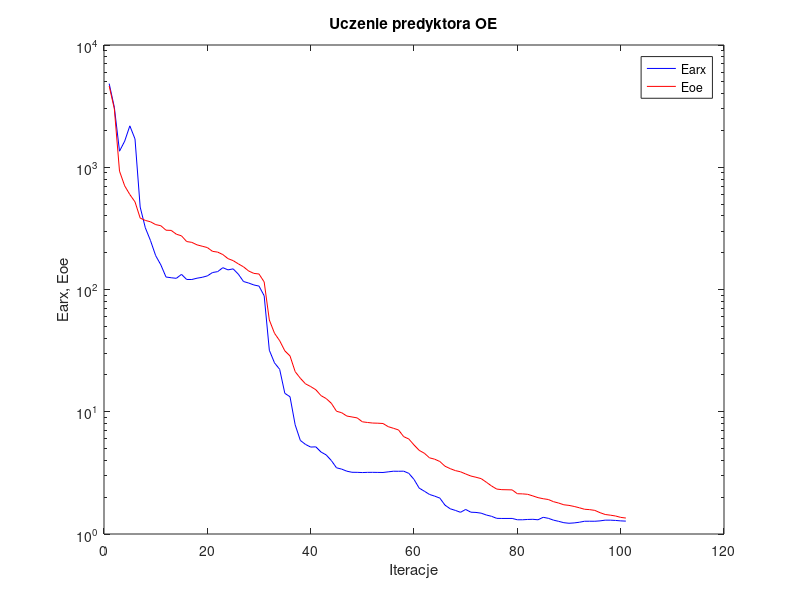
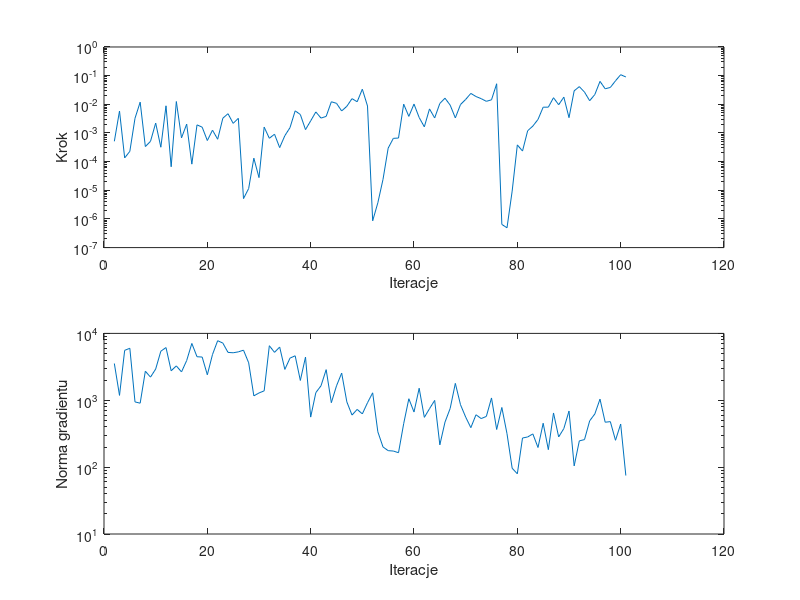

The MATLAB source for these figures, in order:
%uczenie predyktora oe
clear all;
n=0; farx(n+1)=4.832581e+003; foe(n+1)=4.628626e+003; wspucz(n+1)=0.000000e+000; ng(n+1)=0.000000e+000;
%odnowa zmiennej metryki
n=1; farx(n+1)=3.096716e+003; foe(n+1)=3.005791e+003; krok(n+1)=5.113081e-004; ng(n+1)=3.545477e+003;
n=2; farx(n+1)=1.352737e+003; foe(n+1)=9.297171e+002; krok(n+1)=5.829556e-003; ng(n+1)=1.182554e+003;
n=3; farx(n+1)=1.633982e+003; foe(n+1)=7.047689e+002; krok(n+1)=1.347782e-004; ng(n+1)=5.581636e+003;
n=4; farx(n+1)=2.181082e+003; foe(n+1)=5.980750e+002; krok(n+1)=2.285820e-004; ng(n+1)=5.988922e+003;
n=5; farx(n+1)=1.704391e+003; foe(n+1)=5.211384e+002; krok(n+1)=3.254371e-003; ng(n+1)=9.448089e+002;
n=6; farx(n+1)=4.725259e+002; foe(n+1)=3.840377e+002; krok(n+1)=1.189189e-002; ng(n+1)=9.044452e+002;
n=7; farx(n+1)=3.195492e+002; foe(n+1)=3.673491e+002; krok(n+1)=3.355212e-004; ng(n+1)=2.717753e+003;
n=8; farx(n+1)=2.511883e+002; foe(n+1)=3.579714e+002; krok(n+1)=5.104038e-004; ng(n+1)=2.218881e+003;
n=9; farx(n+1)=1.892059e+002; foe(n+1)=3.395239e+002; krok(n+1)=2.213894e-003; ng(n+1)=2.930456e+003;
n=10; farx(n+1)=1.590122e+002; foe(n+1)=3.324352e+002; krok(n+1)=3.179535e-004; ng(n+1)=5.418608e+003;
n=11; farx(n+1)=1.265091e+002; foe(n+1)=3.055642e+002; krok(n+1)=8.855578e-003; ng(n+1)=6.139495e+003;
n=12; farx(n+1)=1.248062e+002; foe(n+1)=3.044412e+002; krok(n+1)=6.619770e-005; ng(n+1)=2.761583e+003;
n=13; farx(n+1)=1.234307e+002; foe(n+1)=2.834439e+002; krok(n+1)=1.251384e-002; ng(n+1)=3.264423e+003;
n=14; farx(n+1)=1.330121e+002; foe(n+1)=2.747401e+002; krok(n+1)=6.727176e-004; ng(n+1)=2.654761e+003;
n=15; farx(n+1)=1.207918e+002; foe(n+1)=2.467650e+002; krok(n+1)=2.031930e-003; ng(n+1)=3.925756e+003;
n=16; farx(n+1)=1.207310e+002; foe(n+1)=2.429659e+002; krok(n+1)=8.170121e-005; ng(n+1)=7.077025e+003;
n=17; farx(n+1)=1.237228e+002; foe(n+1)=2.319061e+002; krok(n+1)=1.915637e-003; ng(n+1)=4.477280e+003;
n=18; farx(n+1)=1.258253e+002; foe(n+1)=2.259752e+002; krok(n+1)=1.593673e-003; ng(n+1)=4.428400e+003;
n=19; farx(n+1)=1.291942e+002; foe(n+1)=2.203533e+002; krok(n+1)=5.440190e-004; ng(n+1)=2.404838e+003;
n=20; farx(n+1)=1.376536e+002; foe(n+1)=2.051545e+002; krok(n+1)=1.250908e-003; ng(n+1)=4.833901e+003;
n=21; farx(n+1)=1.400399e+002; foe(n+1)=2.022633e+002; krok(n+1)=6.037139e-004; ng(n+1)=7.775248e+003;
n=22; farx(n+1)=1.508274e+002; foe(n+1)=1.930886e+002; krok(n+1)=3.271540e-003; ng(n+1)=7.162908e+003;
n=23; farx(n+1)=1.447467e+002; foe(n+1)=1.788600e+002; krok(n+1)=4.702595e-003; ng(n+1)=5.195420e+003;
n=24; farx(n+1)=1.474787e+002; foe(n+1)=1.722267e+002; krok(n+1)=2.162140e-003; ng(n+1)=5.131611e+003;
n=25; farx(n+1)=1.335036e+002; foe(n+1)=1.620988e+002; krok(n+1)=3.237896e-003; ng(n+1)=5.293846e+003;
%odnowa zmiennej metryki
n=26; farx(n+1)=1.162318e+002; foe(n+1)=1.532641e+002; krok(n+1)=5.126555e-006; ng(n+1)=5.610880e+003;
n=27; farx(n+1)=1.129579e+002; foe(n+1)=1.416719e+002; krok(n+1)=1.153689e-005; ng(n+1)=3.634235e+003;
n=28; farx(n+1)=1.089415e+002; foe(n+1)=1.354966e+002; krok(n+1)=1.319295e-004; ng(n+1)=1.163929e+003;
n=29; farx(n+1)=1.066473e+002; foe(n+1)=1.339095e+002; krok(n+1)=2.769106e-005; ng(n+1)=1.285408e+003;
n=30; farx(n+1)=8.890828e+001; foe(n+1)=1.153620e+002; krok(n+1)=1.600738e-003; ng(n+1)=1.382876e+003;
n=31; farx(n+1)=3.184728e+001; foe(n+1)=5.630647e+001; krok(n+1)=6.518159e-004; ng(n+1)=6.542964e+003;
n=32; farx(n+1)=2.512402e+001; foe(n+1)=4.386582e+001; krok(n+1)=9.053002e-004; ng(n+1)=5.207818e+003;
n=33; farx(n+1)=2.223618e+001; foe(n+1)=3.812822e+001; krok(n+1)=3.081204e-004; ng(n+1)=6.247069e+003;
n=34; farx(n+1)=1.414840e+001; foe(n+1)=3.148611e+001; krok(n+1)=8.031637e-004; ng(n+1)=2.893545e+003;
n=35; farx(n+1)=1.327005e+001; foe(n+1)=2.862517e+001; krok(n+1)=1.532691e-003; ng(n+1)=4.268420e+003;
n=36; farx(n+1)=7.815796e+000; foe(n+1)=2.128652e+001; krok(n+1)=5.915258e-003; ng(n+1)=4.624013e+003;
n=37; farx(n+1)=5.827745e+000; foe(n+1)=1.878972e+001; krok(n+1)=4.403244e-003; ng(n+1)=1.977683e+003;
n=38; farx(n+1)=5.403850e+000; foe(n+1)=1.691393e+001; krok(n+1)=1.308315e-003; ng(n+1)=4.425313e+003;
n=39; farx(n+1)=5.142260e+000; foe(n+1)=1.607472e+001; krok(n+1)=2.641497e-003; ng(n+1)=5.601053e+002;
n=40; farx(n+1)=5.164612e+000; foe(n+1)=1.513571e+001; krok(n+1)=5.414124e-003; ng(n+1)=1.301702e+003;
n=41; farx(n+1)=4.684205e+000; foe(n+1)=1.355179e+001; krok(n+1)=3.303815e-003; ng(n+1)=1.645855e+003;
n=42; farx(n+1)=4.436562e+000; foe(n+1)=1.282253e+001; krok(n+1)=3.783371e-003; ng(n+1)=2.870267e+003;
n=43; farx(n+1)=3.989729e+000; foe(n+1)=1.173188e+001; krok(n+1)=1.226153e-002; ng(n+1)=9.201379e+002;
n=44; farx(n+1)=3.479815e+000; foe(n+1)=1.009518e+001; krok(n+1)=1.082825e-002; ng(n+1)=1.643171e+003;
n=45; farx(n+1)=3.394296e+000; foe(n+1)=9.820001e+000; krok(n+1)=5.858547e-003; ng(n+1)=2.548221e+003;
n=46; farx(n+1)=3.264441e+000; foe(n+1)=9.223189e+000; krok(n+1)=8.518466e-003; ng(n+1)=9.462916e+002;
n=47; farx(n+1)=3.198106e+000; foe(n+1)=9.065450e+000; krok(n+1)=1.575380e-002; ng(n+1)=6.007947e+002;
n=48; farx(n+1)=3.194658e+000; foe(n+1)=8.907197e+000; krok(n+1)=1.226153e-002; ng(n+1)=7.298964e+002;
n=49; farx(n+1)=3.181310e+000; foe(n+1)=8.276233e+000; krok(n+1)=3.369650e-002; ng(n+1)=6.252555e+002;
n=50; farx(n+1)=3.193234e+000; foe(n+1)=8.171287e+000; krok(n+1)=8.705227e-003; ng(n+1)=9.185923e+002;
%odnowa zmiennej metryki
n=51; farx(n+1)=3.194557e+000; foe(n+1)=8.084501e+000; krok(n+1)=8.613172e-007; ng(n+1)=1.291793e+003;
n=52; farx(n+1)=3.190571e+000; foe(n+1)=8.060991e+000; krok(n+1)=3.652351e-006; ng(n+1)=3.374219e+002;
n=53; farx(n+1)=3.185990e+000; foe(n+1)=8.015643e+000; krok(n+1)=2.394830e-005; ng(n+1)=2.002761e+002;
n=54; farx(n+1)=3.223450e+000; foe(n+1)=7.555564e+000; krok(n+1)=2.954923e-004; ng(n+1)=1.763900e+002;
n=55; farx(n+1)=3.262631e+000; foe(n+1)=7.327772e+000; krok(n+1)=6.483498e-004; ng(n+1)=1.740036e+002;
n=56; farx(n+1)=3.259648e+000; foe(n+1)=7.101313e+000; krok(n+1)=6.647718e-004; ng(n+1)=1.643125e+002;
n=57; farx(n+1)=3.265786e+000; foe(n+1)=6.259305e+000; krok(n+1)=1.012183e-002; ng(n+1)=4.459658e+002;
n=58; farx(n+1)=3.133133e+000; foe(n+1)=5.982339e+000; krok(n+1)=3.783371e-003; ng(n+1)=1.053865e+003;
n=59; farx(n+1)=2.796768e+000; foe(n+1)=5.351470e+000; krok(n+1)=1.019133e-002; ng(n+1)=6.675546e+002;
n=60; farx(n+1)=2.374388e+000; foe(n+1)=4.833940e+000; krok(n+1)=3.452691e-003; ng(n+1)=1.512690e+003;
n=61; farx(n+1)=2.239350e+000; foe(n+1)=4.579164e+000; krok(n+1)=1.636169e-003; ng(n+1)=5.549415e+002;
n=62; farx(n+1)=2.106440e+000; foe(n+1)=4.198799e+000; krok(n+1)=6.905382e-003; ng(n+1)=7.476999e+002;
n=63; farx(n+1)=2.040705e+000; foe(n+1)=4.092623e+000; krok(n+1)=3.343359e-003; ng(n+1)=9.950869e+002;
n=64; farx(n+1)=1.966579e+000; foe(n+1)=3.917540e+000; krok(n+1)=1.071441e-002; ng(n+1)=2.154155e+002;
n=65; farx(n+1)=1.721787e+000; foe(n+1)=3.584925e+000; krok(n+1)=1.633292e-002; ng(n+1)=4.713492e+002;
n=66; farx(n+1)=1.608662e+000; foe(n+1)=3.425711e+000; krok(n+1)=9.348086e-003; ng(n+1)=7.547970e+002;
n=67; farx(n+1)=1.559908e+000; foe(n+1)=3.300932e+000; krok(n+1)=3.350038e-003; ng(n+1)=1.789077e+003;
n=68; farx(n+1)=1.505161e+000; foe(n+1)=3.228231e+000; krok(n+1)=9.808332e-003; ng(n+1)=8.575805e+002;
n=69; farx(n+1)=1.587744e+000; foe(n+1)=3.097851e+000; krok(n+1)=1.479856e-002; ng(n+1)=5.606423e+002;
n=70; farx(n+1)=1.507991e+000; foe(n+1)=2.980370e+000; krok(n+1)=2.399905e-002; ng(n+1)=3.893407e+002;
n=71; farx(n+1)=1.501089e+000; foe(n+1)=2.912028e+000; krok(n+1)=1.865725e-002; ng(n+1)=6.071754e+002;
n=72; farx(n+1)=1.480607e+000; foe(n+1)=2.837379e+000; krok(n+1)=1.574999e-002; ng(n+1)=5.324922e+002;
n=73; farx(n+1)=1.430161e+000; foe(n+1)=2.652140e+000; krok(n+1)=1.269968e-002; ng(n+1)=5.729745e+002;
n=74; farx(n+1)=1.395961e+000; foe(n+1)=2.472598e+000; krok(n+1)=1.434453e-002; ng(n+1)=1.082851e+003;
n=75; farx(n+1)=1.343184e+000; foe(n+1)=2.331421e+000; krok(n+1)=5.213103e-002; ng(n+1)=3.654836e+002;
%odnowa zmiennej metryki
n=76; farx(n+1)=1.340190e+000; foe(n+1)=2.305724e+000; krok(n+1)=6.432245e-007; ng(n+1)=7.800769e+002;
n=77; farx(n+1)=1.340299e+000; foe(n+1)=2.300850e+000; krok(n+1)=4.915571e-007; ng(n+1)=3.163091e+002;
n=78; farx(n+1)=1.340859e+000; foe(n+1)=2.295459e+000; krok(n+1)=9.392863e-006; ng(n+1)=9.621382e+001;
n=79; farx(n+1)=1.307577e+000; foe(n+1)=2.135417e+000; krok(n+1)=3.831728e-004; ng(n+1)=7.951950e+001;
n=80; farx(n+1)=1.307254e+000; foe(n+1)=2.129127e+000; krok(n+1)=2.337468e-004; ng(n+1)=2.726161e+002;
n=81; farx(n+1)=1.315139e+000; foe(n+1)=2.112140e+000; krok(n+1)=1.195607e-003; ng(n+1)=2.825732e+002;
n=82; farx(n+1)=1.319078e+000; foe(n+1)=2.048860e+000; krok(n+1)=1.736904e-003; ng(n+1)=3.140381e+002;
n=83; farx(n+1)=1.306922e+000; foe(n+1)=1.983814e+000; krok(n+1)=2.962391e-003; ng(n+1)=1.965785e+002;
n=84; farx(n+1)=1.369874e+000; foe(n+1)=1.943551e+000; krok(n+1)=7.932207e-003; ng(n+1)=4.533476e+002;
n=85; farx(n+1)=1.343717e+000; foe(n+1)=1.914894e+000; krok(n+1)=7.947193e-003; ng(n+1)=1.826596e+002;
n=86; farx(n+1)=1.298301e+000; foe(n+1)=1.838376e+000; krok(n+1)=1.697325e-002; ng(n+1)=6.454735e+002;
n=87; farx(n+1)=1.269224e+000; foe(n+1)=1.791121e+000; krok(n+1)=9.661282e-003; ng(n+1)=2.829907e+002;
n=88; farx(n+1)=1.237556e+000; foe(n+1)=1.734036e+000; krok(n+1)=1.776017e-002; ng(n+1)=3.774992e+002;
n=89; farx(n+1)=1.224207e+000; foe(n+1)=1.714119e+000; krok(n+1)=3.416397e-003; ng(n+1)=6.902165e+002;
n=90; farx(n+1)=1.232305e+000; foe(n+1)=1.680028e+000; krok(n+1)=2.954351e-002; ng(n+1)=1.043709e+002;
n=91; farx(n+1)=1.247924e+000; foe(n+1)=1.639160e+000; krok(n+1)=4.138006e-002; ng(n+1)=2.471053e+002;
n=92; farx(n+1)=1.271497e+000; foe(n+1)=1.594029e+000; krok(n+1)=2.667694e-002; ng(n+1)=2.581120e+002;
n=93; farx(n+1)=1.272142e+000; foe(n+1)=1.582512e+000; krok(n+1)=1.333847e-002; ng(n+1)=4.922199e+002;
n=94; farx(n+1)=1.271571e+000; foe(n+1)=1.559967e+000; krok(n+1)=2.194150e-002; ng(n+1)=6.247499e+002;
n=95; farx(n+1)=1.280486e+000; foe(n+1)=1.494722e+000; krok(n+1)=6.307385e-002; ng(n+1)=1.039816e+003;
n=96; farx(n+1)=1.298036e+000; foe(n+1)=1.444329e+000; krok(n+1)=3.481722e-002; ng(n+1)=4.694062e+002;
n=97; farx(n+1)=1.297945e+000; foe(n+1)=1.425896e+000; krok(n+1)=3.871130e-002; ng(n+1)=4.790630e+002;
n=98; farx(n+1)=1.291145e+000; foe(n+1)=1.404198e+000; krok(n+1)=6.601690e-002; ng(n+1)=2.520842e+002;
n=99; farx(n+1)=1.280691e+000; foe(n+1)=1.368075e+000; krok(n+1)=1.079418e-001; ng(n+1)=4.408801e+002;
n=100; farx(n+1)=1.274675e+000; foe(n+1)=1.350241e+000; krok(n+1)=8.973423e-002; ng(n+1)=7.491636e+001;

figure; semilogy(farx,'b'); hold on; semilogy(foe,'r'); xlabel('Iteracje'); ylabel('Earx, Eoe'); legend('Earx','Eoe'); title('Uczenie predyktora OE');
figure; subplot(2,1,1); semilogy(krok); xlabel('Iteracje'); ylabel('Krok');
subplot(2,1,2); semilogy(ng); xlabel('Iteracje'); ylabel('Norma gradientu');
Earx=farx(n+1)
Eoe=foe(n+1)
